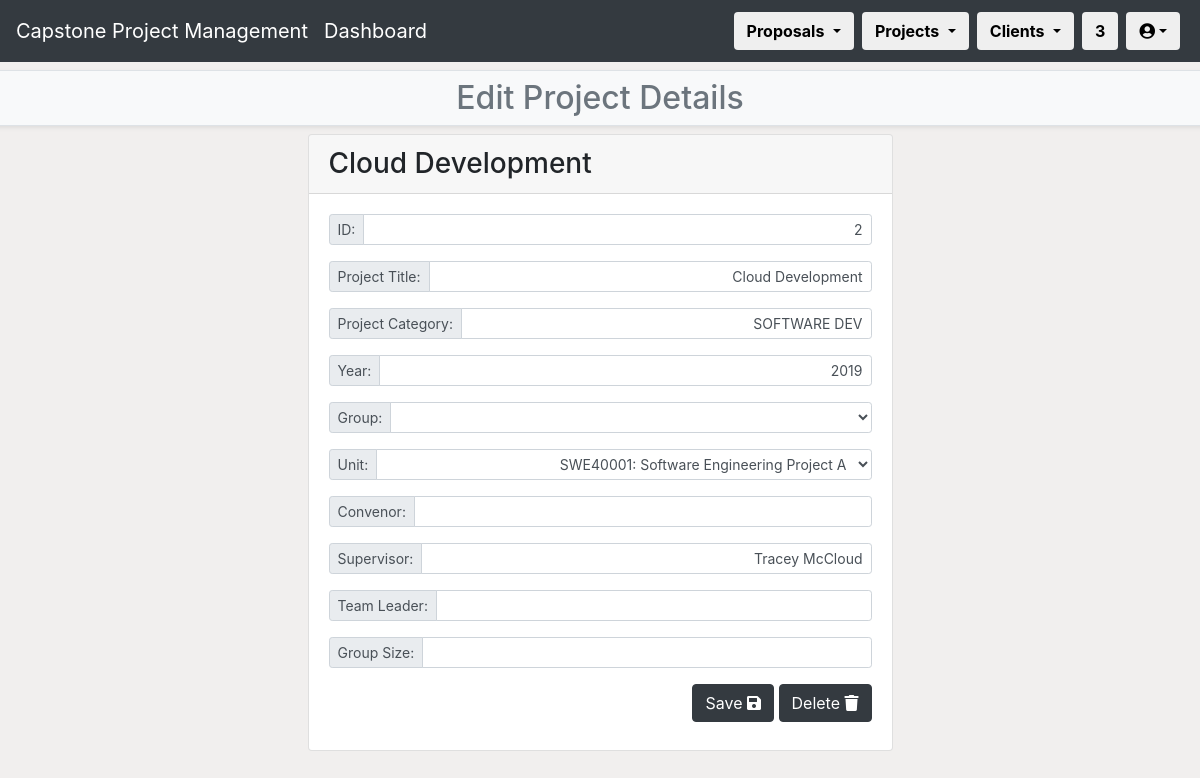
Page /CPPMS/project/project_list/project_detail/project_edit/2 (signed in) on the committed database.
### CPPMS/models.py (models this page shows, shortened)
class Project(models.Model):
    title = models.CharField(max_length=128, default="", unique=True)
    created_at = models.DateTimeField(auto_now_add=True)
    updated_at = models.DateTimeField(auto_now=True)
    category = models.CharField(max_length=128, default="")
    year = models.IntegerField(default="0000")
    completed = models.BooleanField(default=0)
    pass
    unit = models.ForeignKey(
        Unit,
        models.SET_NULL,
        blank=True,
        null=True
    )
    proposal = models.ForeignKey(
        Proposal,
        on_delete=models.CASCADE,
        blank=True,
        null=True
    )
    internal_supervisor = models.ForeignKey(
        Internal_Supervisor,
        models.SET_NULL,
        blank=True,
        null=True
    )
    group = models.ForeignKey(
        Group,
        models.SET_NULL,
        blank=True,
        null=True
    )

class Internal_Supervisor(models.Model):
    name = models.CharField(max_length=128, default="")
    created_at = models.DateTimeField(auto_now_add=True)
    updated_at = models.DateTimeField(auto_now=True)
    email = models.CharField(max_length=255, default="")
    phone = models.CharField(max_length=10, default="00000000", unique=True)
    title = models.CharField(max_length=255, default="N/A")
    department = models.ForeignKey(
        Department,
        models.SET_NULL,
        blank=True,
        null=True
    )
    pass
    def __str__(self):
        return self.name

### CPPMS/views.py (the view, shortened to what this page needs)
@login_required(login_url="/CPPMS/login/")
def project_edit(request, pk=None):
    username = request.user.first_name + " " + request.user.last_name
    project_detail = get_object_or_404(Project, pk=pk)
    units = Unit.objects.all()
    groups = Group.objects.all()
    count()
    return render(
        request,
        "project_edit.html",
        {
            "count": count,
            "project_detail": project_detail,
            "units": units,
            "groups": groups,
            "username": username
        }
    )

### CPPMS/models.py (called while the page is built)
    def __str__(self):
        return self.unit_code

    def full(self):
        return self.unit_code + ": " + self.title

### CPPMS/views.py (called while the page is built)
def count():
    count = []
    count_web = Incoming_Proposal.proposals.all().count()
    count_word = Upload_Proposal.objects.all().count()
    count_all = count_web + count_word
    count_all_proposal = Proposal.objects.all().count()
    count_all_client = Client.objects.all().count()
    count = [count_web, count_word, count_all,count_all_proposal,count_all_client]
    return count

### CPPMS/templates/project_edit.html (shortened to what this page needs)
{% extends "project.html" %}
{% block sub-page_content %}
{% if not messages %}
<h2>Edit Project Details</h2>
{% else %}
<h2>Edit Project Details</h2>
{% for message in messages %}<li>{{ message }}</li>{% endfor %}
{% endif %}
{% endblock %}
{% block page_detail_content %}
<form method="POST">
    <div class="row mb-2">
        <div class="col-lg-1"></div>
        <div class="col-md-1"></div>
        <div class="col-sm-1"></div>
        <div class="col">
            <div class="card">
                <h3 class="card-header">{{ project_detail.title }}</h3>
                <div class="card-body">
                    <div class="row mb-2">
                        <div class="col">
                            <div class="input-group input-group-sm mb-2">
                                <div class="input-group-prepend">
                                    <span class="input-group-text" id="inputID">ID:</span>
                                </div>
                                <input type="text" class="form-control" aria-label="pk" aria-describedby="inputID" style="text-align:right;" name="pk" value="{{ project_detail.pk }}" />
                            </div>
                        </div>
                    </div>
                    <div class="row mb-2">
                        <div class="col">
                            <div class="input-group input-group-sm mb-2">
                                <div class="input-group-prepend">
                                    <span class="input-group-text" id="inputTitle">Project Title:</span>
                                </div>
                                <input type="text" class="form-control" aria-label="title" aria-describedby="inputTitle" style="text-align:right;" name="title" value="{{ project_detail.title }}" />
                            </div>
                        </div>
                    </div>
                    <div class="row mb-2">
                        <div class="col">
                            <div class="input-group input-group-sm mb-2">
                                <div class="input-group-prepend">
                                    <span class="input-group-text" id="inputCategory">Project Category:</span>
                                </div>
                                <input type="text" class="form-control" aria-label="category" aria-describedby="inputCategory" style="text-align:right;" name="category" value="{{ project_detail.category }}" />
                            </div>
                        </div>
                    </div>
                    <div class="row mb-2">
                        <div class="col">
                            <div class="input-group input-group-sm mb-2">
                                <div class="input-group-prepend">
                                    <span class="input-group-text" id="inputYear">Year:</span>
                                </div>
                                <input type="text" class="form-control" aria-label="year" aria-describedby="inputYear" style="text-align:right;" name="year" value="{{ project_detail.year }}" />
                            </div>
                        </div>
                    </div>
                    <div class="row mb-2">
                        <div class="col">
                            <div class="input-group input-group-sm mb-2">
                                <div class="input-group-prepend">
                                    <span class="input-group-text" id="inputGroup">Group:</span>
                                </div>
                                <select class="form-control" aria-label="group" aria-describedby="inputGroup" style="text-align:right;" name="group" value="{{ project_detail.group }}">
                                </select>
                            </div>
                        </div>
                    </div>
                    <div class="row mb-2">
                        <div class="col">
                            <div class="input-group input-group-sm mb-2">
                                <div class="input-group-prepend">
                                    <span class="input-group-text" id="inputUnit">Unit:</span>
                                </div>
                                <select class="form-control" aria-label="unit" aria-describedby="inputUnit" style="text-align:right;" name="unit" value="{{ project_detail.unit }}">
                                    {% for unit in units %}
                                    <option value={{ unit.full }}> {{ unit.full }}
                                        {% endfor %}
                                    </option>
                                </select>
                            </div>
                        </div>
                    </div>
                    <div class="row mb-2">
                        <div class="col">
                            <div class="input-group input-group-sm mb-2">
                                <div class="input-group-prepend">
                                    <span class="input-group-text" id="inputConvenor">Convenor:</span>
                                </div>
                                <input type="text" class="form-control" aria-label="convenor" aria-describedby="inputConvenor" style="text-align:right;" name="convenor" value="{{ project_detail.convenor }}" />
                            </div>
                        </div>
                    </div>
                    <div class="row mb-2">
                        <div class="col">
                            <div class="input-group input-group-sm mb-2">
                                <div class="input-group-prepend">
                                    <span class="input-group-text" id="inputIntSuper">Supervisor:</span>
                                </div>
                                <input type="text" class="form-control" aria-label="internal_supervisor" aria-describedby="inputIntSuper" style="text-align:right;" name="internal_supervisor" value="{{ project_detail.internal_supervisor }}" />
                            </div>
                        </div>
                    </div>
                    <div class="row mb-2">
                        <div class="col">
                            <div class="input-group input-group-sm mb-2">
                                <div class="input-group-prepend">
                                    <span class="input-group-text" id="inputTeamLead">Team Leader:</span>
                                </div>
                                <input type="text" class="form-control" aria-label="teamleader" aria-describedby="inputTeamLead" style="text-align:right;" name="teamleader" value="{{ project_detail.teamleader }}" />
                            </div>
                        </div>
                    </div>
                    <div class="row mb-2">
                        <div class="col">
                            <div class="input-group input-group-sm mb-2">
                                <div class="input-group-prepend">
                                    <span class="input-group-text" id="inputGroupSize">Group Size:</span>
                                </div>
                                <input type="text" class="form-control" aria-label="groupsize" aria-describedby="inputGroupSize" style="text-align:right;" name="groupsize" value="{{ project_detail.groupsize }}" />
                            </div>
                        </div>
                    </div>
                    <div class="row mb-2">
                        <div class="col text-right text-light">
                            <button class="btn btn-dark" type="submit" role="button" name="save" value="save" data-toggle="tooltip" title="Save '{{ project_detail.title }}'">Save <i class="fa fa-save"></i></button>
                            <button class="btn btn-dark" type="button" name="delete" role="button" data-target="#deleteModal" data-toggle="modal" title="Delete '{{ project_detail.title }}'">Delete <i class="fa fa-trash"></i></button>
                        </div>
                    </div>
                </div>
            </div>
        </div>
        <div class="col-sm-1"></div>
        <div class="col-md-1"></div>
        <div class="col-lg-1"></div>
    </div>
</form>
{% endblock %}

### rows in the picture
Project: title "Cloud Development", pk "2", category "SOFTWARE DEV", year "2019", internal_supervisor "Tracey McCloud"

### other values in the picture
{{ count.2 }} "3"
form field unit "SWE40001: Software Engineering Project A"
